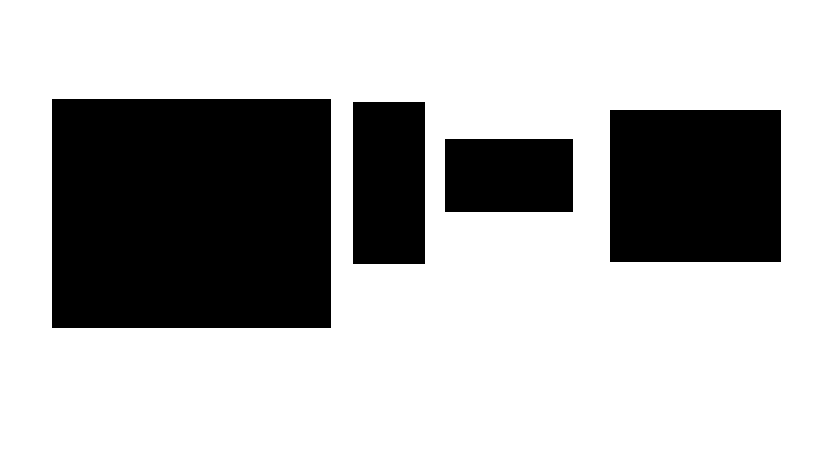
#> input picture rectangleImage.jpg, 819 x 460 px
$ python contours.py   (older library calls are emulated)
#> lines starting #> are read from the running program, lines starting #| are printed output that depends on the picture; after the words box and inside, x2 and y2 are one past the last pixel; in counts of white or black regions, pixels touching at a corner belong together
import numpy as np
import cv2

img = cv2.imread("rectangleImage.jpg")
#> img is the input picture: shape (460, 819, 3); 70.6% white; 4 black regions, box (x1, y1, x2, y2) and area: (52, 99, 331, 328) 63891, (610, 110, 781, 262) 25992, (353, 102, 425, 264) 11664, (445, 139, 573, 212) 9344
cv2.imshow("Original",img)
cv2.waitKey(0)

gray = cv2.cvtColor(img,cv2.COLOR_BGR2GRAY)
cv2.waitKey(0)


edged  =cv2.Canny(gray, 30, 200)
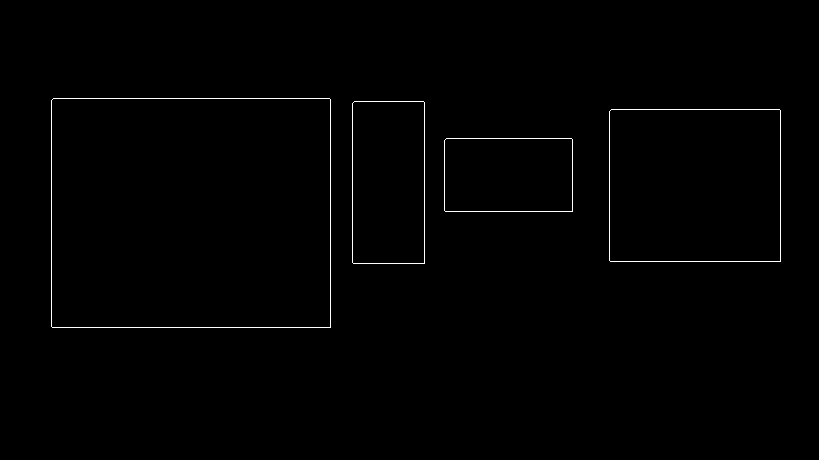
#> edged: shape (460, 819); 0.67% white in thin lines or dots, all inside (x1, y1, x2, y2) = (51, 98, 781, 328)
cv2.imshow("Canny edged",edged)
cv2.waitKey(0)


_,contours, hierarchy = cv2.findContours(edged.copy(),cv2.RETR_EXTERNAL,cv2.CHAIN_APPROX_NONE)
#> contours = 4 contours; box (x1, y1, x2, y2) and area: (51, 98, 331, 328) 63888, (609, 109, 781, 262) 25989, (352, 101, 425, 264) 11661, (444, 138, 573, 212) 9341
cv2.imshow("Canny edged after contouring",edged)
cv2.waitKey(0)

print("Number of contours found", str(len(contours)))
#| Number of contours found 4


cv2.drawContours(img,contours, -1, (0,255,0), 3)
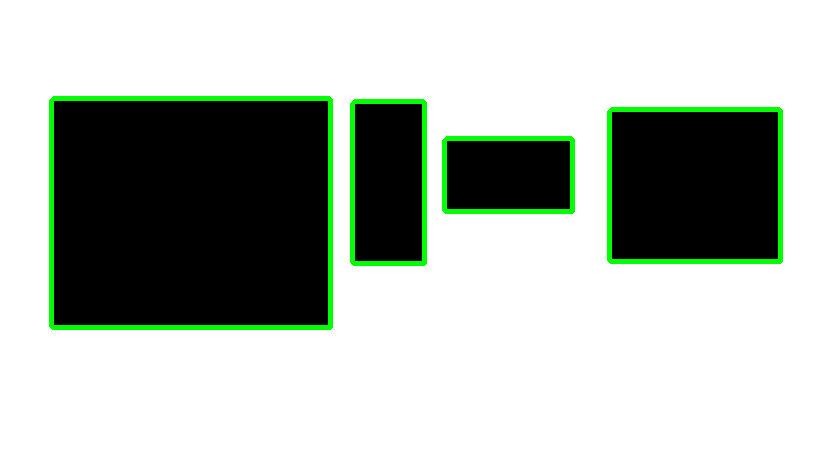
#> img: shape (460, 819, 3); 3.33% of pixels changed, all inside (x1, y1, x2, y2) = (49, 96, 783, 330)
cv2.imshow('Contours', img)
cv2.waitKey(0)

cv2.destroyAllWindows()
